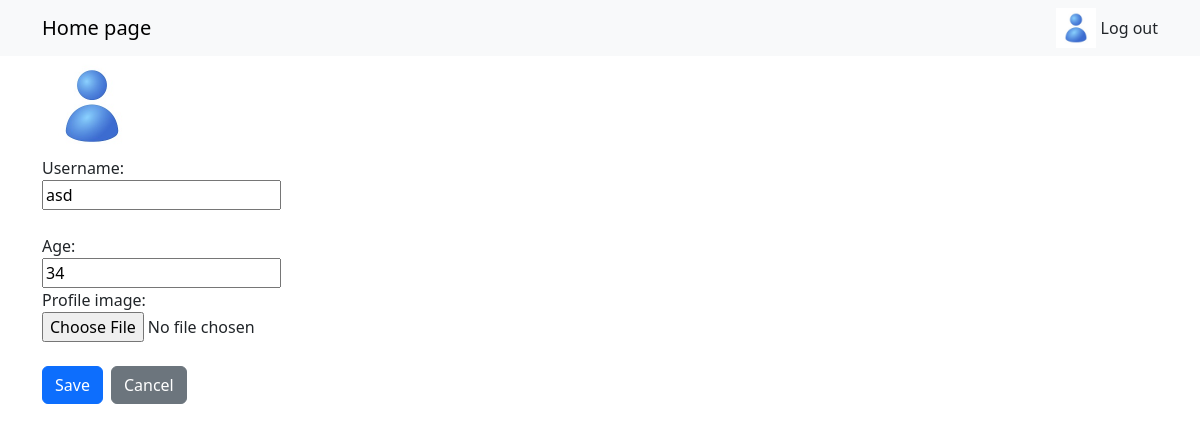
The app's page /accounts/edituser/2/ (signed in), older data.
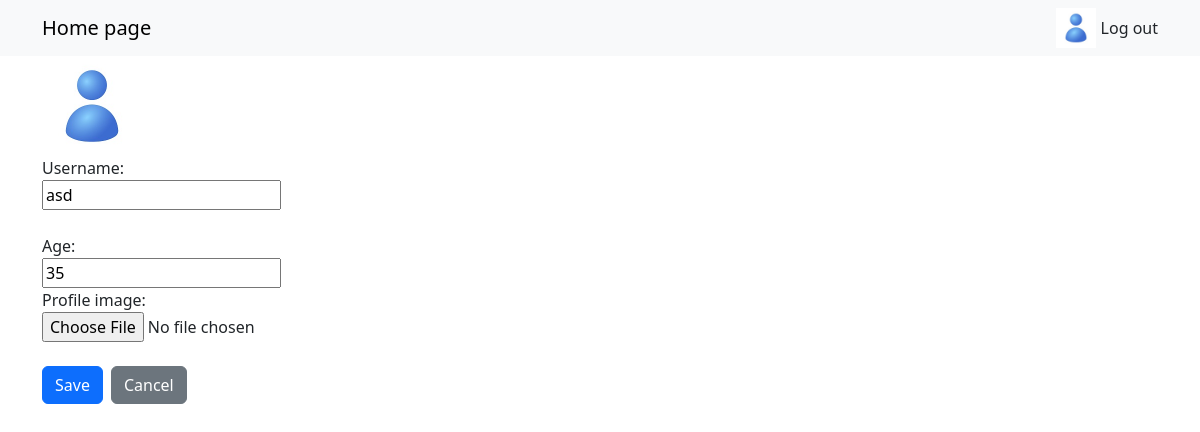
The same page, newer data.
### accounts/models.py (models this page shows)
class CustomUser(AbstractUser):
    age = models.PositiveIntegerField(null=True, blank=True)
    fav_cities = models.ManyToManyField(City, related_name='users', blank=True)
    profile_image = models.ImageField(upload_to='profile_image/', null=True, blank=True, default='profile_image/default_profile_image.jpg')
    def __str__(self):
        return self.username

### accounts/views.py (the view)
# urls.py: path("edituser/<int:id>/", views.editAccount, name='edit_account'),
def editAccount(request, id):
    user = get_object_or_404(CustomUser, id=id)
    if request.user.id != id:
        return render(request, 'unauthorized_error.html')
    if request.method== "POST":
        form = CustomUserEditForm(request.POST, request.FILES, instance = user)
        if form.is_valid():
            form.save()
            return redirect('home')
    else:
        form =  CustomUserEditForm(instance = user)
    return render(request, 'registration/edituser.html', {'form':form})

### accounts/forms.py
class CustomUserEditForm(forms.ModelForm):
    class Meta:
        model = CustomUser
        fields = ['username', 'age', 'profile_image']

### templates/registration/edituser.html (shortened to what this page needs)
{% extends 'base.html' %}
{% load static %}
{% block body %}
<div class="container">
    <form method="post" enctype="multipart/form-data">
        {% if request.user.profile_image.name == 'profile_image/default_profile_image.jpg' %}
            <img src="{{'/static/profile_image/default_profile_image.jpg'}}" style="max-width: 100px;">
        {% else %}
            <img src="{{'/static/profile_image/default_profile_image.jpg'}}" style="max-width: 100px;">
        {% endif %}
        <br>
        {{form.username.label_tag}}<div class="col-sm-10">{{form.username}}</div><br>
        {{form.age.label_tag}}<div class="col-sm-10">{{form.age}}</div>
        {{form.profile_image.label_tag}}<div class="col-sm-10">{{form.profile_image}}</div>
        <br>
        <div class="d-flex gap-2">
            <button class="btn btn-primary" type="submit">Save</button>
            <a href="{% url 'home' %}" class="btn btn-secondary">Cancel</a>
        </div>
        <br>
{% endblock %}

Row changes from the older to the newer data that the page shows:
changed CustomUser "asd": age "34" → "35"
